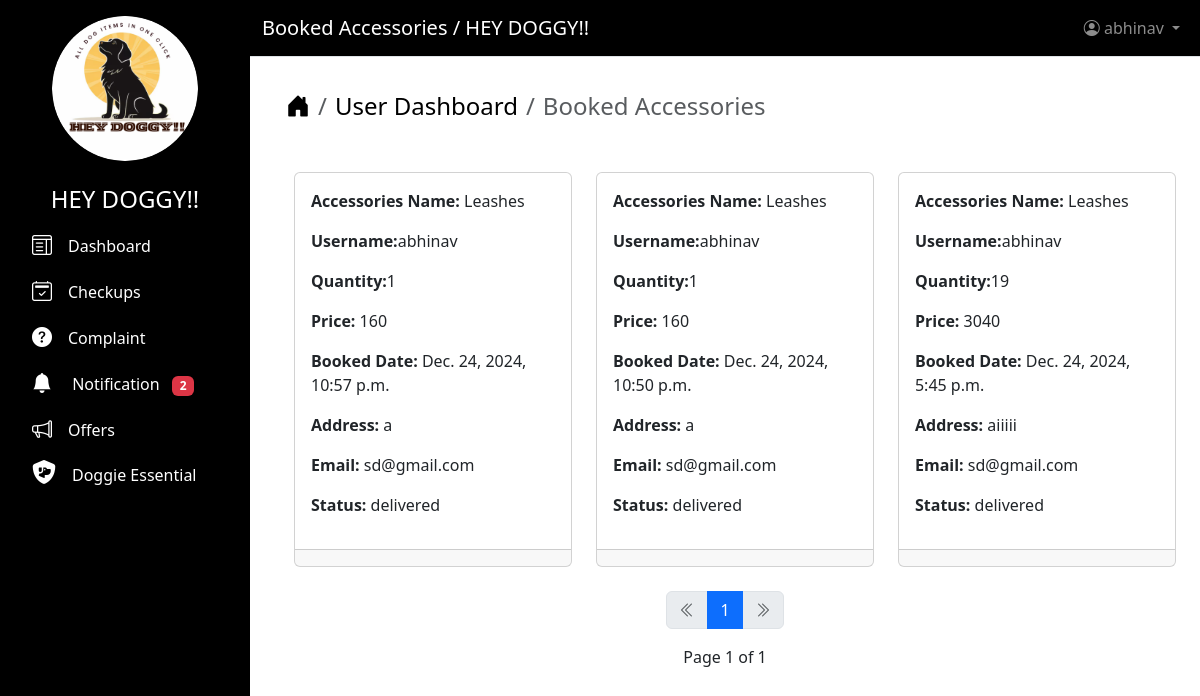
The page /booking/accessories (signed in) on the database its author committed.
### users/models.py (models this page shows)
class CustomUser(AbstractUser):
    ROLE = (("SHOP OWNER", "SHOP OWNER"),)
    role = models.CharField(max_length=200, choices=ROLE, blank=True)

### shop/models.py (models this page shows, shortened)
class BookingAccessories(models.Model):
    STATUS = (("delivered", "Delivered"), ("not delivered", "Not Delivered"))
    PAYEMENT = (
        ("COD", "Cash on Delivery"),
        ("ONLINE", "Online Payment"),
    )
    total_stock = models.ForeignKey(
        Accessories,
        on_delete=models.CASCADE,
        related_name="stocks",
        null=True,
        blank=True,
    )
    username = models.ForeignKey(
        CustomUser, on_delete=models.CASCADE, null=True, blank=True
    )
    quantity = models.PositiveIntegerField(
        null=False, blank=False
    )  # This makes the field required
    accessories_name = models.ForeignKey(
        Accessories, on_delete=models.CASCADE, null=True, blank=True
    )
    price = models.PositiveIntegerField(null=True, blank=True)
    total_price = models.PositiveIntegerField(null=True, blank=True)
    address = models.CharField(max_length=200, null=True, blank=True)
    email = models.CharField(max_length=200, null=True, blank=True)
    date = models.DateTimeField(auto_now=True, editable=False)
    payement_mode = models.CharField(
        max_length=200,
        choices=PAYEMENT,
        null=True,
        blank=True,
        help_text="NB : If you choose online payment, after completing the payment you need to click  confirm button otherwise order will not be placed",
    )
    status = models.CharField(max_length=200, choices=STATUS, null=True, blank=True,default="not delivered")

class Accessories(models.Model):
    total_stock = models.PositiveIntegerField(null=False, blank=False, default=1)
    accessories_name = models.CharField(max_length=300)
    image = models.ImageField(upload_to="Accessories")
    price = models.PositiveIntegerField()
    username = models.ForeignKey(
        CustomUser, on_delete=models.CASCADE, blank=True, null=True
    )
    def __str__(self):
        return self.accessories_name

### shop/views.py (the view)
class BookedAccessories(LoginRequiredMixin, ListView):
    model = BookingAccessories
    template_name = "booking_accessories.html"
    context_object_name = "all_accessories"
    paginate_by = 3
    ordering = ["-id"]
    def get_queryset(self):
        return BookingAccessories.objects.filter(username=self.request.user).order_by(
            "-id"
        )
    def get_context_data(self, **kwargs):
        context = super().get_context_data(**kwargs)
        context["page_title"] = "Booked Accessories"
        context["counts"] = Notification.objects.filter(
            is_read=False, username=self.request.user
        ).count()
        return context

### users/templates/booking_accessories.html (shortened to what this page needs)
{% extends "base.html" %}
{% block content %}
    <div class="container mt-2">
        <nav aria-label="breadcrumb">
            <ol class="breadcrumb fs-4">
                <li class="breadcrumb-item">
                    <a href="{% url 'home' %}" class="text-decoration-none text-black"><i class="bi bi-house-door-fill"></i></a>
                </li>
                <li class="breadcrumb-item">
                    <a href="{% url 'users_dashboard' %}"
                       class="text-decoration-none text-black">User Dashboard</a>
                </li>
                <li class="breadcrumb-item active" aria-current="page">{{ page_title }}</li>
            </ol>
        </nav>
    </div>
    {% if all_accessories %}
        <div class="row row-cols-1 row-cols-md-2 row-cols-lg-3 g-4 ms-2 mt-4">
            {% for accessories in all_accessories %}
                <div class="col">
                    <div class="card h-100">
                        <div class="card-body">
                            <p>
                                <strong>Accessories Name:</strong> {{ accessories.accessories_name }}
                            </p>
                            <p>
                                <strong>Username:</strong>{{ accessories.username }}
                            </p>
                            <p>
                                <strong>Quantity:</strong>{{ accessories.quantity }}
                            </p>
                            <p>
                                <strong>Price:</strong>  {{ accessories.total_price }}
                            </p>
                            <p>
                                <strong>Booked Date:</strong> {{ accessories.date }}
                            </p>
                            <p>
                                <strong>Address:</strong> {{ accessories.address }}
                            </p>
                            <p>
                                <strong>Email:</strong> {{ accessories.email }}
                            </p>
                            <p>
                                <strong>Status:</strong> {{ accessories.status }}
                            </p>
                        </div>
                        <div class="card-footer text-center">
                        </div>
                    </div>
                </div>
            {% endfor %}
        </div>
    {% include "pagination.html" %}
{% else %}
    <div class="alert alert-success text-center mt-2" role="alert">There is no Accessories booked yet</div>
{% endif %}
{% endblock content %}

### users/templates/base.html (shortened to what this page needs)
<!DOCTYPE html>
<html lang="en">
  <head>
    {% load static %}
    <link href="https://cdnjs.cloudflare.com/ajax/libs/font-awesome/6.5.0/css/all.min.css"
          rel="stylesheet">
    <link rel="stylesheet"
          href="https://cdn.jsdelivr.net/npm/bootstrap-icons@1.11.3/font/bootstrap-icons.min.css">
    <link rel="stylesheet"
          href="https://cdnjs.cloudflare.com/ajax/libs/bootstrap/5.3.2/css/bootstrap.min.css" />
  </head>
  <body>
    <nav class="sidebar text-white p-3">
      <div class="d-grid col-8 mx-auto">
        <img src="{% static 'image/09.png' %}"
             alt="Logo"
             class="img-fluid rounded-circle"
             height="100"
             width="160">
      </div>
      <ul class="nav flex-column">
        <li class="nav-item">
          <h4 class="text-center mt-4">HEY DOGGY!!</h4>
        </li>
        <li class="nav-item">
          <a class="nav-link active text-decoration-none text-white"
             href="{% url 'dashboard' %}">
            <i class="bi bi-layout-text-window fs-5"></i><span class="ms-3">Dashboard</span>
          </a>
        </li>
        {% if request.user.role != "SHOP OWNER"%}
        <li class="nav-item">
          <a class="nav-link active text-decoration-none text-white"
             href="{% url 'booking_appointment' %}">
            <i class="bi bi-calendar2-check fs-5"></i><span class="ms-3">Checkups</span>
          </a>
        </li>
        <li class="nav-item">
          <a class="nav-link active text-decoration-none text-white"
             href="{% url 'view_complaints' %}">
            <i class="bi bi-question-circle-fill fs-5"></i><span class="ms-3">Complaint</span>
          </a>
        </li>
        {% endif %}
        <li class="nav-item">
          <a class="nav-link active text-decoration-none text-white"
             href="{% url 'notification' %}">
            <i class="bi bi-bell-fill fs-5"></i>
            <span class="ms-3">Notification</span>
            <span class="badge bg-danger ms-2">{{ counts }}</span>
          </a>
        </li>
        <li class="nav-item">
          <a class="nav-link active text-decoration-none text-white"
             href="{% url 'view_offers' %}">
            <i class="bi bi-megaphone fs-5"></i><span class="ms-3">Offers</span>
          </a>
        </li>
        <li class="nav-item">
          <a class="nav-link active text-decoration-none text-white"
             href="{% url 'view_shop' %}">
            <i class="fa-solid fa-shield-dog fs-4"></i><span class="ms-3">Doggie Essential</span>
          </a>
        </li>
      </ul>
    </nav>
    <div class="main-content">
      <nav class="navbar navbar-expand-lg navbar-dark border-bottom"
           style="background-color: #000000">
        <div class="container-fluid">
          <a class="navbar-brand text-white" href="#">{{ page_title }} / HEY DOGGY!!</a>
          <ul class="navbar-nav ms-auto">
            <li class="nav-item dropdown">
              <a class="nav-link dropdown-toggle"
                 href="#"
                 id="navbarDropdown"
                 role="button"
                 data-bs-toggle="dropdown">
                <i class="bi bi-person-circle"></i> {{ user }}
              </a>
            </li>
          </ul>
        </div>
      </nav>
      <div class="content-area p-4">
        {% block content %}
        {% endblock content %}
      </div>
    </div>
  </body>
</html>

### users/templates/base.html (style rules this page uses)
body { margin: 0; padding: 0; overflow-x: hidden; }
nav.sidebar { position: fixed; top: 0; left: 0; height: 100vh; width: 250px; background-color: #000000; color: white; z-index: 1000; overflow-y: auto; }
nav.sidebar .nav-link { transition: background-color 0.3s ease, color 0.3s ease; }
.main-content { margin-left: 250px; width: calc(100% - 250px); }
nav.navbar { position: fixed; top: 0; left: 250px; width: calc(100% - 250px); z-index: 1001; }
.content-area { margin-top: 56px; }

### rows shown on the page
CustomUser: username "abhinav"
BookingAccessories: accessories_name "Leashes", username "abhinav", quantity "1", total_price "160", date "Dec. 24, 2024, 10:57 p.m.", address "a", email "sd@gmail.com", status "delivered"
BookingAccessories: accessories_name "Leashes", username "abhinav", quantity "1", total_price "160", date "Dec. 24, 2024, 10:50 p.m.", address "a", email "sd@gmail.com", status "delivered"
BookingAccessories: accessories_name "Leashes", username "abhinav", quantity "19", total_price "3040", date "Dec. 24, 2024, 5:45 p.m.", address "aiiiii", email "sd@gmail.com", status "delivered"

### other values the page prints
{{ counts }} "2"
{{ page_title }} "Booked Accessories"
{{ i }} "1"
{{ page_obj.number }} "1"
{{ page_obj.paginator.num_pages }} "1"
